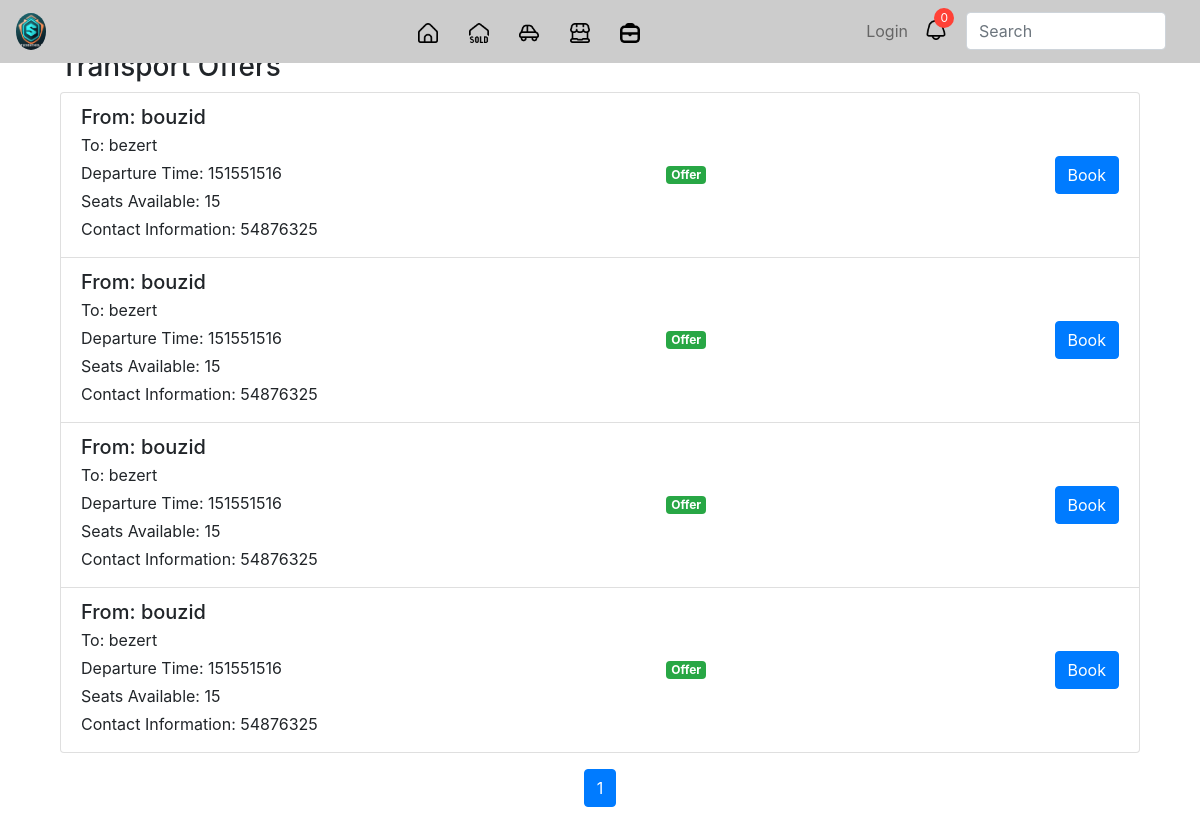
The app's page /transport/transportoffers/ with its own data.
### transport/models.py (models this page shows, shortened)
class TransportPost(models.Model):
    TYPE_CHOICES = (
        ('offer', 'Offer'),
        ('request', 'Request'),
    )
    user = models.ForeignKey(CustomUser, on_delete=models.CASCADE, related_name='transport_posts',default=None)
    departure = models.CharField(max_length=100)
    destination = models.CharField(max_length=100)
    departure_time = models.CharField(max_length=50)
    seats_available = models.IntegerField()
    contact_info = models.CharField(max_length=100)
    type_choice = models.CharField(max_length=10, choices=TYPE_CHOICES)

### transport/views.py (the view)
# urls.py: path('transport/transportoffers/', views.transport_offers, name='transport_offers'),
def transport_offers(request):
    all_offers = TransportPost.objects.all()
    paginator = Paginator(all_offers, 5)
    page_number = request.GET.get('page')
    try:
        offers = paginator.page(page_number)
    except PageNotAnInteger:
        offers = paginator.page(1)
    except EmptyPage:
        offers = paginator.page(paginator.num_pages)
    return render(request, 'transport_offers.html', {'offers': offers})

### transport/templates/transport_offers.html (shortened to what this page needs)
{% extends 'base.html' %} {% load static %} {% block content %}
<div class="container mt-5">
    <div class="row">
        <div class="col-md-12">
            {% if offers %}
            <h3>Transport Offers</h3>
            <ul class="list-group">
                {% for offer in offers %}
                <li class="list-group-item">
                    <div class="d-flex justify-content-between align-items-center">
                        <div>
                            <h5 class="mb-1">From: {{ offer.departure }}</h5>
                            <p class="mb-1">To: {{ offer.destination }}</p>
                            <p class="mb-1">Departure Time: {{ offer.departure_time }}</p>
                            <p class="mb-1">Seats Available: {{ offer.seats_available }}</p>
                            <p class="mb-1">Contact Information: {{ offer.contact_info }}</p>
                        </div>
                        {% if offer.type_choice == 'offer' %}
                        <span class="badge badge-success">Offer</span>
                        {% else %}
                        <span class="badge badge-primary">Request</span>
                        {% endif %} {% if offer.seats_available > 0 %}
                        <form action="{% url 'book_transport' offer.id %}" method="post">
                            <button type="submit" class="btn btn-primary">Book</button>
                        </form>
                        {% endif %}
                    </div>
                </li>
                {% endfor %}
            </ul>
            <nav aria-label="Page navigation">
                <ul class="pagination justify-content-center mt-3">
                     {% for num in offers.paginator.page_range %}
                    <li class="page-item {% if offers.number == num %}active{% endif %}">
                        <a class="page-link" href="?page={{ num }}">{{ num }}</a>
                    </li>
                    {% endfor %}
                </ul>
            </nav>
            {% else %}
            <div class="text-center mt-5">
                <p class="lead">There are no transport offers yet!</p>
            </div>
            {% endif %}
        </div>
    </div>
</div>
{% endblock %}

### records on screen
TransportPost: departure "bouzid", destination "bezert", departure_time "151551516", seats_available "15", contact_info "54876325", type_choice "Offer", shows "Book"
TransportPost: departure "bouzid", destination "bezert", departure_time "151551516", seats_available "15", contact_info "54876325", type_choice "Offer", shows "Book"
TransportPost: departure "bouzid", destination "bezert", departure_time "151551516", seats_available "15", contact_info "54876325", type_choice "Offer", shows "Book"
TransportPost: departure "bouzid", destination "bezert", departure_time "151551516", seats_available "15", contact_info "54876325", type_choice "Offer", shows "Book"

### other values on screen
{{ num }} "1"
